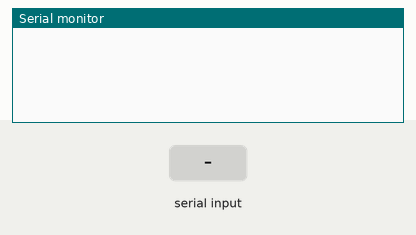
A sketch run on a simulated ESP32. Shown: the last lines printed to the serial monitor. Inputs (shaded band) come from the test bench. No radio packets arrive unless stated; nothing arrives over Bluetooth unless stated.

Above: at 1.2 s.
1.3 s: "90,45,200\n" received over the second serial link
At 2.7 s:
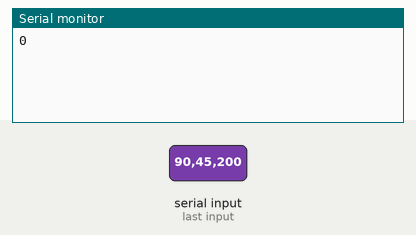
3.8 s: "a90\n" received over the second serial link
At 5.8 s:
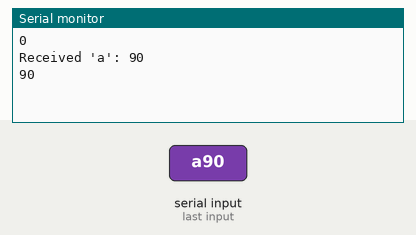
6.3 s: "b90\n" received over the second serial link
At 7.7 s:
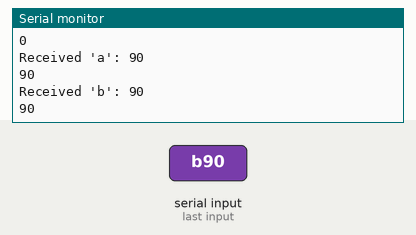
8.8 s: "c90\n" received over the second serial link
At 10.8 s:
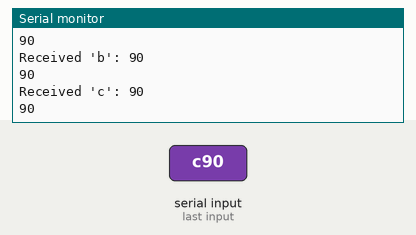

Measured:
- after the input at 1.3 s, the serial monitor: prints a new line after 1.0 s (image 1)
- after the input at 3.8 s, the serial monitor: prints a new line after 1.0 s (image 2)
- after the input at 6.3 s, the serial monitor: prints a new line after 1.0 s (image 3)
- after the input at 8.8 s, the serial monitor: prints a new line after 1.0 s (image 4)

The sketch:

BaseStation.ino
```cpp
//This is the sketch that will run on the base station.
//Its only purpose is to comunicate with the boat over the nrf24
//and forward the comunication via Bluetooth/Wifi/mqtt over Internet to a near by tablett
//on which an app will be used to controll the boat

# include <BluetoothSerial.h>
# include <SPI.h>
# include <nRF24L01.h>
# include <RF24.h>

//Variables for nRF24
RF24 radio(14, 27); // CE, CSN
const byte address[6] = "00001";

// Variables for Bluetooth
BluetoothSerial SerialBT; //Create Bluetooth object

int variableA = 0; // Initialize variables for the bluetooth input
int variableB = 0;
int variableC = 0;


void setup() {
  //Set up Bluetooth
  Serial.begin(9600); //Start serial monitor
  SerialBT.begin("Arduino_bluetooth"); //Start bluetooth client

  //Set up nrf24 Radio
  radio.begin();
  radio.openWritingPipe(address);
  radio.setPALevel(RF24_PA_MIN);
  radio.stopListening();

}

int number = 0; //only for testuing the nrf24!
void loop() {

  //Read Bluetooth data
  if (SerialBT.available()) {
    String receivedData = SerialBT.readStringUntil('br');
    if (receivedData.charAt(0) == 'a') {
      // If the string starts with 'a', store it in variableA
      variableA = receivedData.substring(1).toInt();
      Serial.print("Received 'a': ");
      Serial.println(variableA);
    } else if (receivedData.charAt(0) == 'b') {
      // If the string starts with 'b', store it in variableB
      variableB = receivedData.substring(1).toInt();
      Serial.print("Received 'b': ");
      Serial.println(variableB);
    } else if (receivedData.charAt(0) == 'c') {
      // If the string starts with 'c', store it in variableB
      variableC = receivedData.substring(1).toInt();
      Serial.print("Received 'c': ");
      Serial.println(variableC);
    }
      char text[9];
  sprintf(text, "%d", variableA);
  Serial.println(text);
  radio.write(&text, sizeof(text));
  //Serial.println(variableA);
  //radio.write(&variableA, sizeof(variableA));
  delay(1000);
  }

  //Write bluetooth data over radio to the MRV


  //number += 1;


}
```
